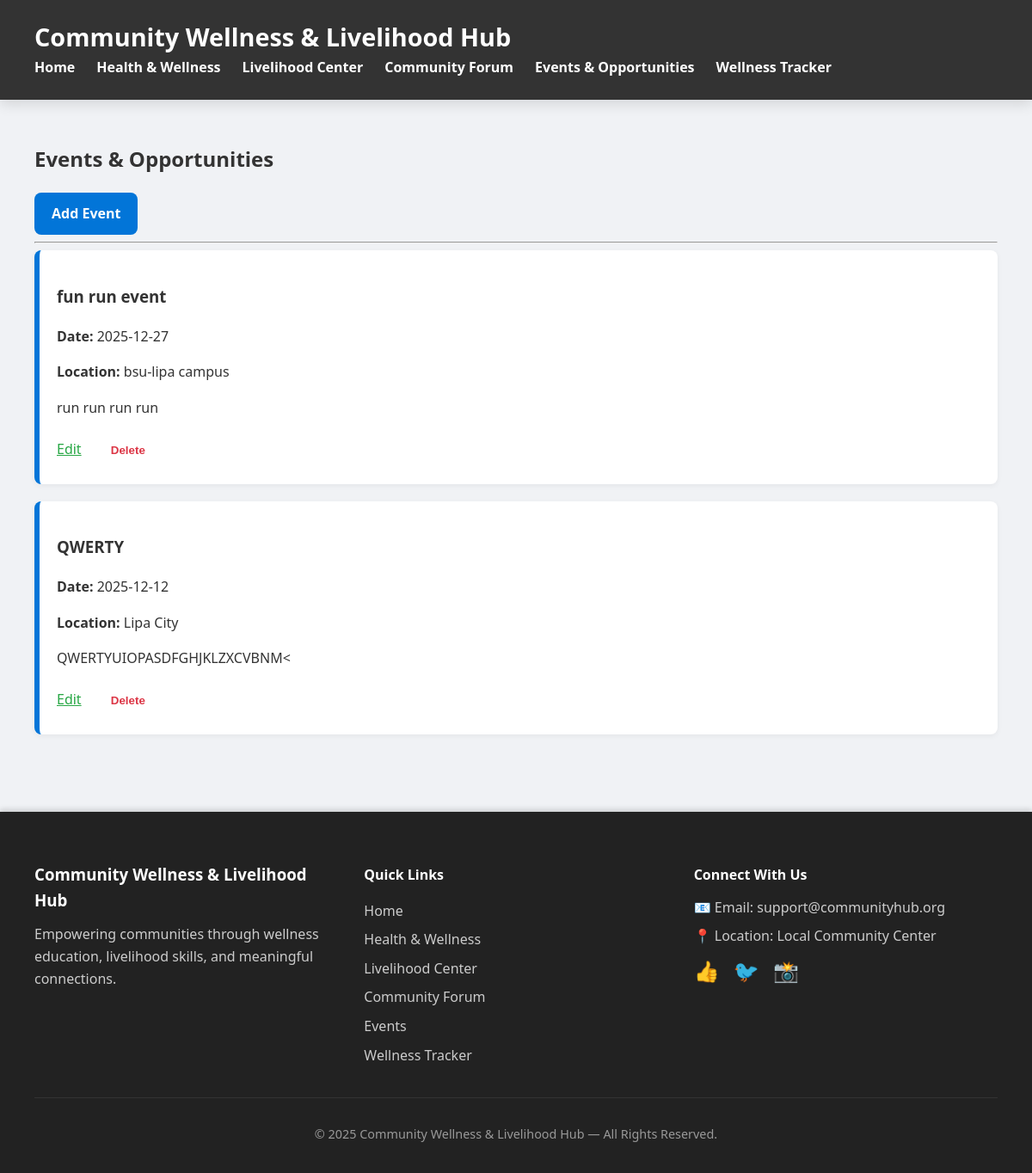
/events/, run on an earlier commit of the app's database.
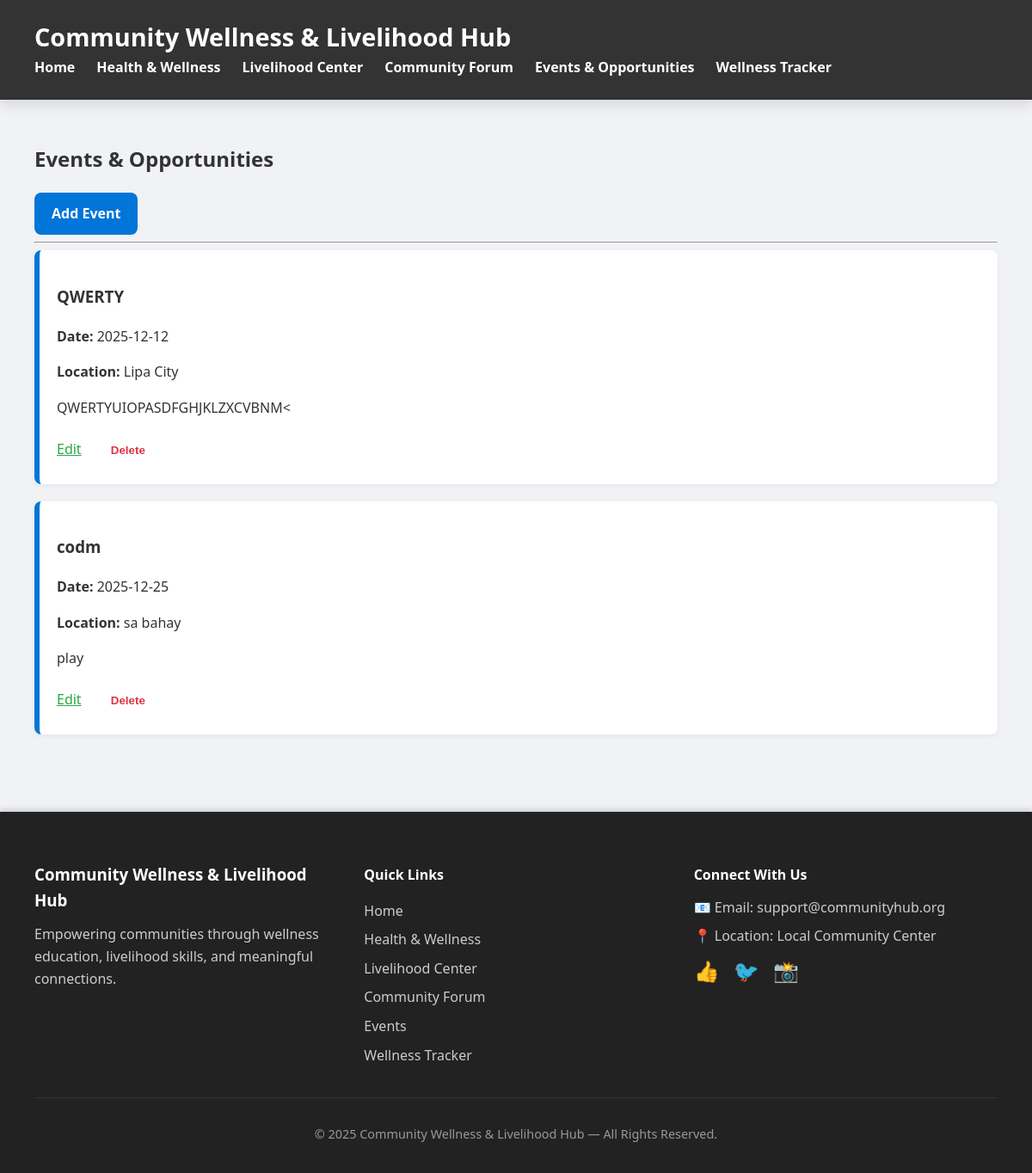
And on a later commit of the database.
### models.py (models this page shows)
class Event(db.Model):
    id = db.Column(db.Integer, primary_key=True)
    title = db.Column(db.String(100), nullable=False)
    description = db.Column(db.Text)
    event_date = db.Column(db.String(20), nullable=False)
    location = db.Column(db.String(100), nullable=False)

### app.py (the view)
@event_bp.route("/")
def events():
    events = Event.query.all()
    return render_template("events.html", events=events)

### Templates/events.html (shortened to what this page needs)
{% extends "base.html" %}
{% block content %}
<h2>Events & Opportunities</h2>
<a href="/events/add" class="button">Add Event</a>
<hr>
{% if events %}
    {% for e in events %}
        <div class="card">
            <h3>{{ e.title }}</h3>
            <p><b>Date:</b> {{ e.event_date }}</p>
            <p><b>Location:</b> {{ e.location }}</p>
            {% if e.description %}
                <p>{{ e.description }}</p>
            {% endif %}
            <a href="{{ url_for('events.edit_event', event_id=e.id) }}"
               style="color:#28a745; margin-right:10px;">Edit</a>
            <form action="{{ url_for('events.delete_event', event_id=e.id) }}" method="POST"
                  style="display:inline;" onsubmit="return confirm('Delete event?');">
                <button style="background:none; border:none; color:#dc3545; cursor:pointer;">
                    Delete
                </button>
            </form>
        </div>
    {% endfor %}
{% else %}
    <p>No events yet. Add one!</p>
{% endif %}
{% endblock %}

What changed in the data, as far as the page shows it:
removed Event: title "fun run event", event_date "2025-12-27", location "bsu-lipa campus", description "run run run run"
added Event: title "codm", event_date "2025-12-25", location "sa bahay", description "play"
